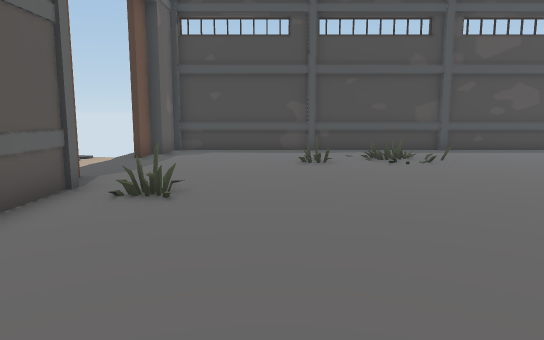
view 1 (above)

15 first-person views from a walk through a Unity game level. The camera is 1.3 m above the floor, tilts 8° down and sees 70° across. The floor is counted in squares, 1 m on a side. Each view is taken from the middle of a square. On the plan, view 1 faces up. The plan holds only what a view shows up to about 16 squares ahead; the rest is blank. The place goes on beyond the plan.

view 2
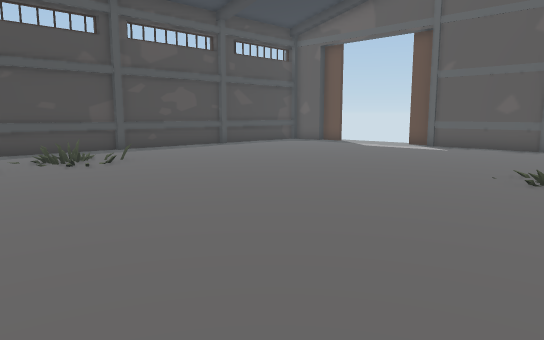

view 3
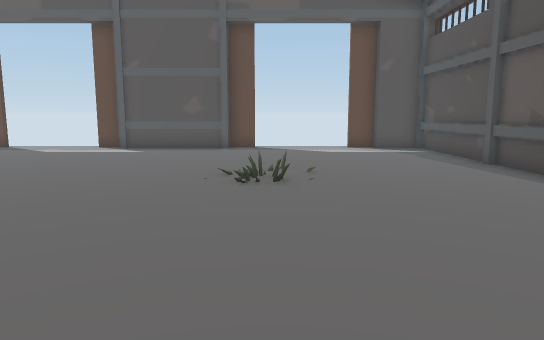

view 4
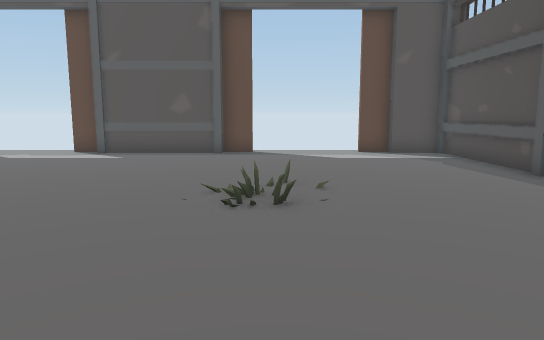

view 5
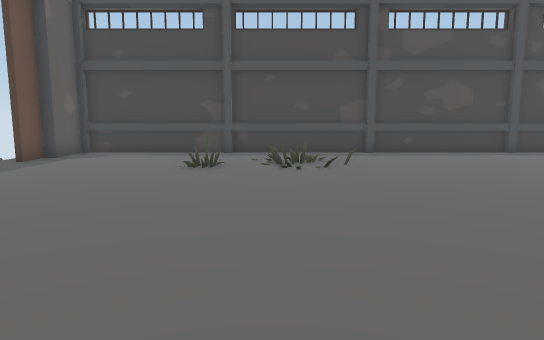

view 6
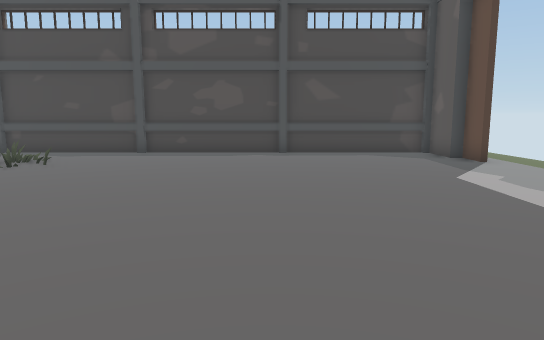

view 7
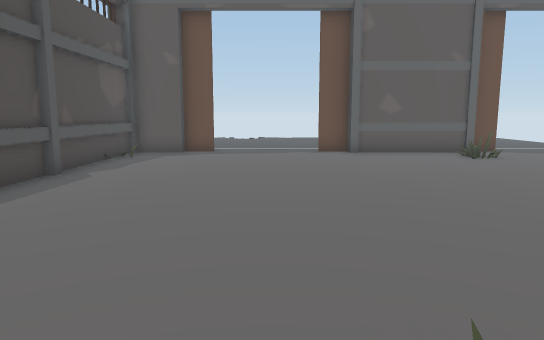

view 8
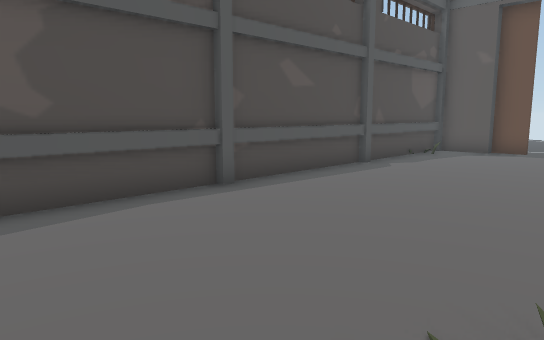

view 9
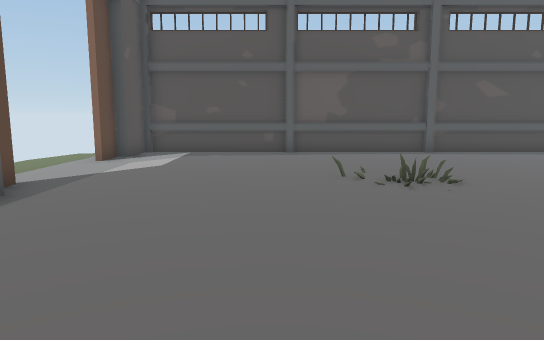

view 10
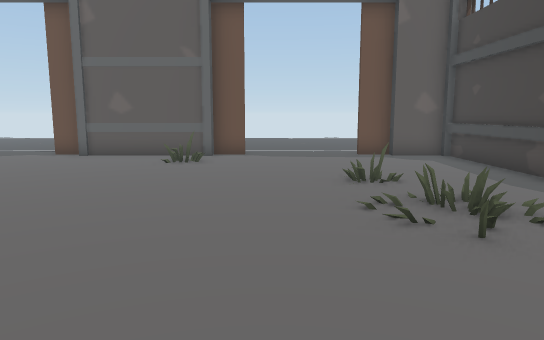

view 11
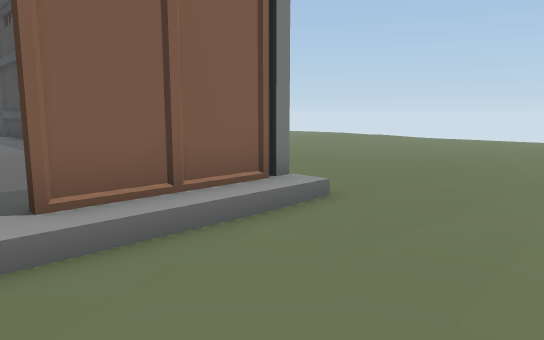

view 12
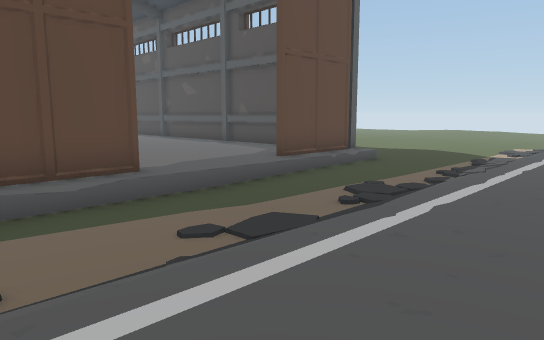

view 13
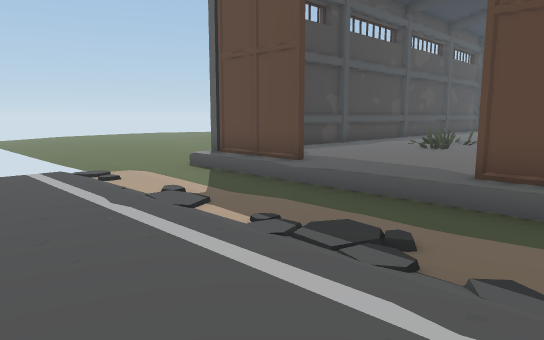

view 14
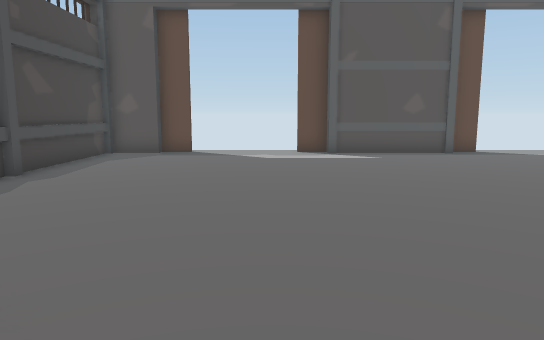

view 15
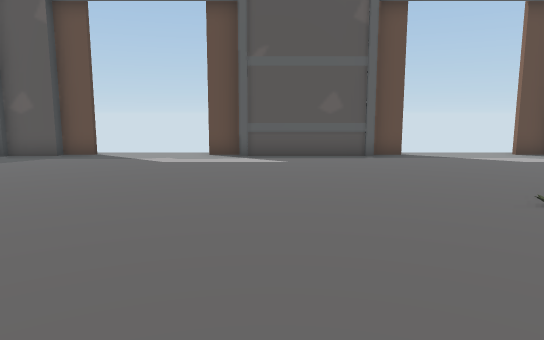

### Floor plan
Key: @ floor where view 1 was taken; # wall or solid block; . main floor; - floor 0.25 m lower than the main floor; _ floor 0.5 m lower than the main floor; / step, stairs or slope.
Columns run from 11 left of view 1 to 22 right of it. Each row starts with its distance up from view 1.
 29                             --
 28                           ----
 27                           ----
 26                          -----
 25                        -------
 24                       ---------
 23      _-               ---------
 22      _-               ---------
 21      _--               --------
 20      _---               -------
 19      _---                -------
 18      _---                 ------
 17      _--                  ------
 16      _-                     ----_
 15   --__/######################---_
 14  ---__/#....................#---_
 13  ---__/#....................#---_
 12  ---__/#....................#---
 11  ---__/......................-- _
 10  ---__/......................-
  9  ---/_/......................-
  8  ---/_/#....................#
  7   --__/#....................#
  6 -  -   #....................#
  5 -  -   #....................#
  4   ---_/#....................#
  3  ----_/#....................#
  2  ----_/#....................#
  1  ---__/......................-
  0  ---__/....@.................-
 -1  ---__/......................-
 -2  -----//.....................--
 -3  ---_-/#....................#--_
 -4   --_-/#....................#  __
 -5   --_-/######################  __
 -6   --_--                        ___
 -7   --_---                       ___
 -8   ------
 -9    -_---
-10    -_---
-11    -_--

Positions as (right, up) in squares from view 1, and headings:
1: (0, 0), facing up
2: (0, 0), facing up-right
3: (1, 1), facing right
4: (3, 1), facing right
5: (3, 1), facing up
6: (11, 1), facing up
7: (10, 0), facing left
8: (11, 1), facing down-left
9: (12, 9), facing down
10: (9, 9), facing left
11: (21, 11), facing up-left
12: (-11, 5), facing down-right
13: (-11, 6), facing up-right
14: (3, 9), facing right
15: (4, 6), facing right
